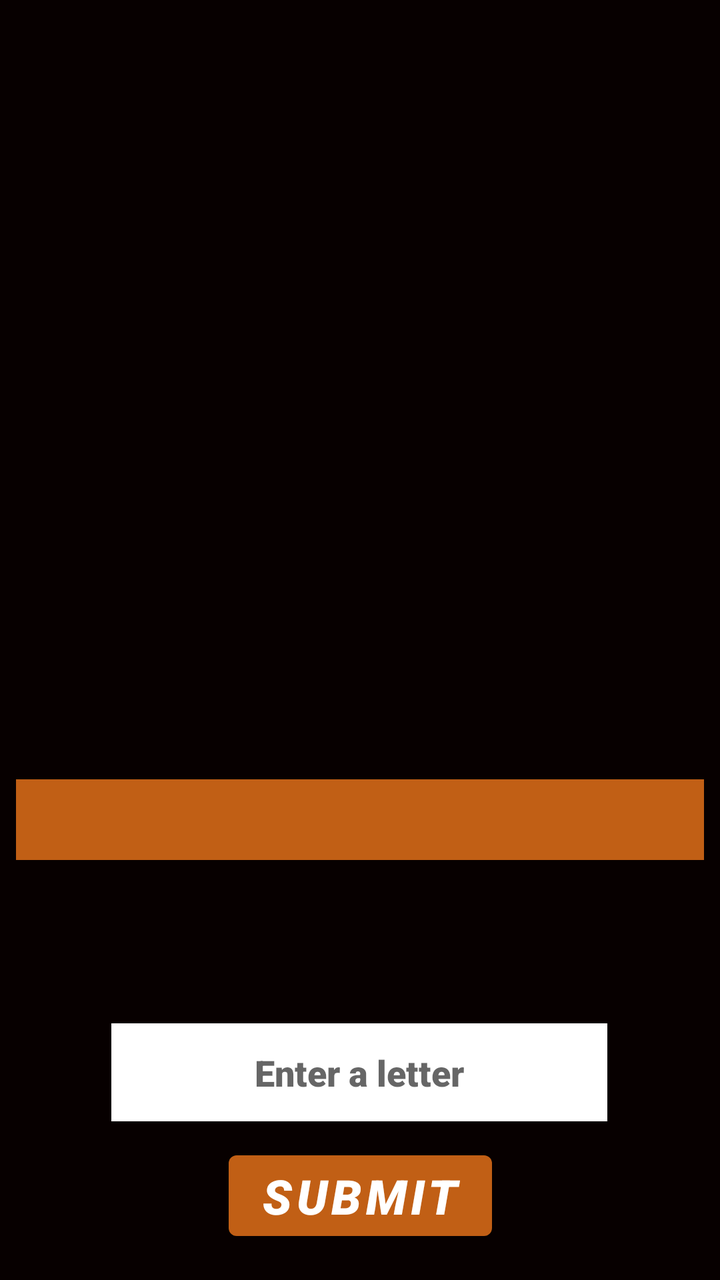
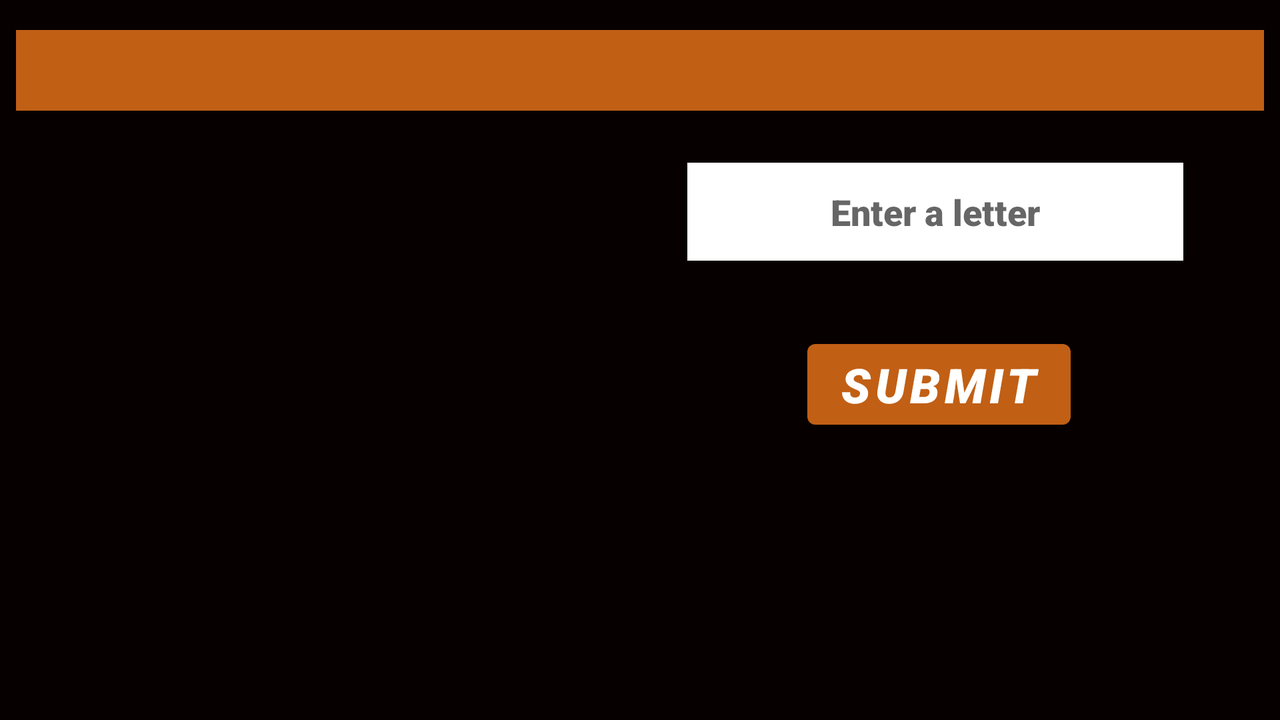

Two renders of one Android screen. The first uses the default layout on a phone; the second uses the alternative layout the repository ships for a different screen configuration, on a matching device. The two XML files are below.
<!-- AndroidManifest.xml: application theme Theme.Broom -->
<!-- res/layout/activity_hint.xml -->
<?xml version="1.0" encoding="utf-8"?>
<androidx.constraintlayout.widget.ConstraintLayout xmlns:android="http://schemas.android.com/apk/res/android"
    xmlns:app="http://schemas.android.com/apk/res-auto"
    xmlns:tools="http://schemas.android.com/tools"
    android:id="@+id/GuessTextView"
    android:layout_width="match_parent"
    android:layout_height="match_parent"
    android:background="#070000"
    tools:context=".HintActivity">

    <ImageView
        android:id="@+id/hintRandomImage"
        android:layout_width="384dp"
        android:layout_height="364dp"
        android:contentDescription="@string/hintimage"
        app:layout_constraintBottom_toBottomOf="parent"
        app:layout_constraintEnd_toEndOf="parent"
        app:layout_constraintHorizontal_bias="0.49"
        app:layout_constraintStart_toStartOf="parent"
        app:layout_constraintTop_toTopOf="parent"
        app:layout_constraintVertical_bias="0.039" />

    <TextView
        android:id="@+id/textGuessHint"
        android:layout_width="0dp"
        android:layout_height="wrap_content"
        android:layout_marginStart="8dp"
        android:layout_marginLeft="8dp"
        android:layout_marginTop="8dp"
        android:layout_marginEnd="8dp"
        android:layout_marginRight="8dp"
        android:background="#D3E8731A"
        android:gravity="center"
        android:textSize="30sp"
        app:layout_constraintBottom_toBottomOf="parent"
        app:layout_constraintEnd_toEndOf="parent"
        app:layout_constraintHorizontal_bias="0.0"
        app:layout_constraintStart_toStartOf="parent"
        app:layout_constraintTop_toBottomOf="@+id/hintRandomImage"
        app:layout_constraintVertical_bias="0.032" />

    <Button
        android:id="@+id/SubmitButtonHint"
        android:layout_width="wrap_content"
        android:layout_height="wrap_content"
        android:layout_marginBottom="16dp"
        android:fontFamily="sans-serif-black"
        android:text="@string/submitAnswer"
        android:textSize="24sp"
        android:textStyle="italic"
        app:backgroundTint="#D3E8731A"
        app:layout_constraintBottom_toBottomOf="parent"
        app:layout_constraintEnd_toEndOf="parent"
        app:layout_constraintStart_toStartOf="parent" />

    <EditText
        android:id="@+id/answerInputHint"
        android:layout_width="248dp"
        android:layout_height="49dp"
        android:autofillHints=""
        android:background="#FFFFFF"
        android:ems="10"
        android:fontFamily="sans-serif-black"
        android:gravity="center"
        android:hint="@string/enter_a_letter"
        android:inputType="textPersonName"
        app:layout_constraintBottom_toTopOf="@+id/SubmitButtonHint"
        app:layout_constraintEnd_toEndOf="parent"
        app:layout_constraintHorizontal_bias="0.496"
        app:layout_constraintStart_toStartOf="parent"
        app:layout_constraintTop_toBottomOf="@+id/textGuessHint"
        app:layout_constraintVertical_bias="0.882" />

    <TextView
        android:id="@+id/hintCorrectionText"
        android:layout_width="0dp"
        android:layout_height="wrap_content"
        android:layout_marginTop="18dp"
        android:layout_marginBottom="19dp"
        android:fontFamily="sans-serif-black"
        android:gravity="center"
        android:textSize="24sp"
        app:layout_constraintBottom_toTopOf="@+id/answerInputHint"
        app:layout_constraintEnd_toEndOf="parent"
        app:layout_constraintStart_toStartOf="parent"
        app:layout_constraintTop_toBottomOf="@+id/textGuessHint"
        app:layout_constraintVertical_bias="0.0" />

    <TextView
        android:id="@+id/carBrandTextHint"
        android:layout_width="0dp"
        android:layout_height="wrap_content"
        android:fontFamily="sans-serif-black"
        android:gravity="center"
        android:textSize="24sp"
        app:layout_constraintBottom_toTopOf="@+id/answerInputHint"
        app:layout_constraintEnd_toEndOf="parent"
        app:layout_constraintHorizontal_bias="0.0"
        app:layout_constraintStart_toStartOf="parent"
        app:layout_constraintTop_toBottomOf="@+id/hintCorrectionText"
        app:layout_constraintVertical_bias="0.892" />
</androidx.constraintlayout.widget.ConstraintLayout>
<!-- resources referenced by this layout -->
<resources>
  <string name="enter_a_letter">Enter a letter</string>
  <string name="hintimage">hintImage</string>
  <string name="submitAnswer">Submit</string>
  <style name="Theme.Broom" parent="Theme.MaterialComponents.DayNight.NoActionBar">
          
          <item name="colorPrimary">@color/purple_500</item>
          <item name="colorPrimaryVariant">@color/purple_700</item>
          <item name="colorOnPrimary">@color/white</item>
          
          <item name="colorSecondary">@color/teal_200</item>
          <item name="colorSecondaryVariant">@color/teal_700</item>
          <item name="colorOnSecondary">@color/black</item>
          
          <item name="android:statusBarColor" tools:targetApi="l">?attr/colorPrimaryVariant</item>
          
      </style>
  <color name="purple_500">#FF6200EE</color>
  <color name="purple_700">#FF3700B3</color>
  <color name="white">#FFFFFFFF</color>
  <color name="teal_200">#FF03DAC5</color>
  <color name="teal_700">#FF018786</color>
  <color name="black">#FF000000</color>
</resources>
<!-- res/layout-land/activity_hint.xml (the repository's variant of the layout above) -->
<!-- drawn on the phone turned sideways -->
<?xml version="1.0" encoding="utf-8"?>
<androidx.constraintlayout.widget.ConstraintLayout xmlns:android="http://schemas.android.com/apk/res/android"
    xmlns:app="http://schemas.android.com/apk/res-auto"
    xmlns:tools="http://schemas.android.com/tools"
    android:id="@+id/GuessTextView"
    android:layout_width="match_parent"
    android:layout_height="match_parent"
    android:background="#070000"
    tools:context=".HintActivity">

    <ImageView
        android:id="@+id/hintRandomImage"
        android:layout_width="235dp"
        android:layout_height="194dp"
        android:contentDescription="@string/hintimage"
        app:layout_constraintBottom_toBottomOf="parent"
        app:layout_constraintEnd_toEndOf="parent"
        app:layout_constraintHorizontal_bias="0.016"
        app:layout_constraintStart_toStartOf="parent"
        app:layout_constraintTop_toTopOf="parent"
        app:layout_constraintVertical_bias="0.325" />

    <TextView
        android:id="@+id/textGuessHint"
        android:layout_width="0dp"
        android:layout_height="wrap_content"
        android:layout_marginStart="8dp"
        android:layout_marginLeft="8dp"
        android:layout_marginTop="8dp"
        android:layout_marginEnd="8dp"
        android:layout_marginRight="8dp"
        android:background="#D3E8731A"
        android:gravity="center"
        android:textSize="30sp"
        app:layout_constraintBottom_toBottomOf="parent"
        app:layout_constraintEnd_toEndOf="parent"
        app:layout_constraintHorizontal_bias="0.0"
        app:layout_constraintStart_toStartOf="parent"
        app:layout_constraintTop_toTopOf="parent"
        app:layout_constraintVertical_bias="0.022" />

    <Button
        android:id="@+id/SubmitButtonHint"
        android:layout_width="wrap_content"
        android:layout_height="wrap_content"
        android:fontFamily="sans-serif-black"
        android:text="@string/submitAnswer"
        android:textSize="24sp"
        android:textStyle="italic"
        app:backgroundTint="#D3E8731A"
        app:layout_constraintBottom_toBottomOf="parent"
        app:layout_constraintEnd_toEndOf="parent"
        app:layout_constraintHorizontal_bias="0.794"
        app:layout_constraintStart_toStartOf="parent"
        app:layout_constraintTop_toTopOf="parent"
        app:layout_constraintVertical_bias="0.54" />

    <EditText
        android:id="@+id/answerInputHint"
        android:layout_width="248dp"
        android:layout_height="49dp"
        android:autofillHints=""
        android:background="#FFFFFF"
        android:ems="10"
        android:fontFamily="sans-serif-black"
        android:gravity="center"
        android:hint="@string/enter_a_letter"
        android:inputType="textPersonName"
        app:layout_constraintBottom_toTopOf="@+id/SubmitButtonHint"
        app:layout_constraintEnd_toEndOf="parent"
        app:layout_constraintHorizontal_bias="0.877"
        app:layout_constraintStart_toStartOf="parent"
        app:layout_constraintTop_toTopOf="@+id/textGuessHint"
        app:layout_constraintVertical_bias="0.651" />

    <TextView
        android:id="@+id/hintCorrectionText"
        android:layout_width="0dp"
        android:layout_height="wrap_content"
        android:layout_marginTop="18dp"
        android:fontFamily="sans-serif-black"
        android:gravity="center"
        android:textSize="24sp"
        app:layout_constraintBottom_toBottomOf="parent"
        app:layout_constraintEnd_toEndOf="parent"
        app:layout_constraintHorizontal_bias="0.0"
        app:layout_constraintStart_toStartOf="parent"
        app:layout_constraintTop_toBottomOf="@+id/textGuessHint"
        app:layout_constraintVertical_bias="0.737" />

    <TextView
        android:id="@+id/carBrandTextHint"
        android:layout_width="0dp"
        android:layout_height="wrap_content"
        android:fontFamily="sans-serif-black"
        android:gravity="center"
        android:textSize="24sp"
        app:layout_constraintBottom_toBottomOf="parent"
        app:layout_constraintEnd_toEndOf="parent"
        app:layout_constraintHorizontal_bias="0.0"
        app:layout_constraintStart_toStartOf="parent"
        app:layout_constraintTop_toTopOf="parent"
        app:layout_constraintVertical_bias="0.897" />
</androidx.constraintlayout.widget.ConstraintLayout>
